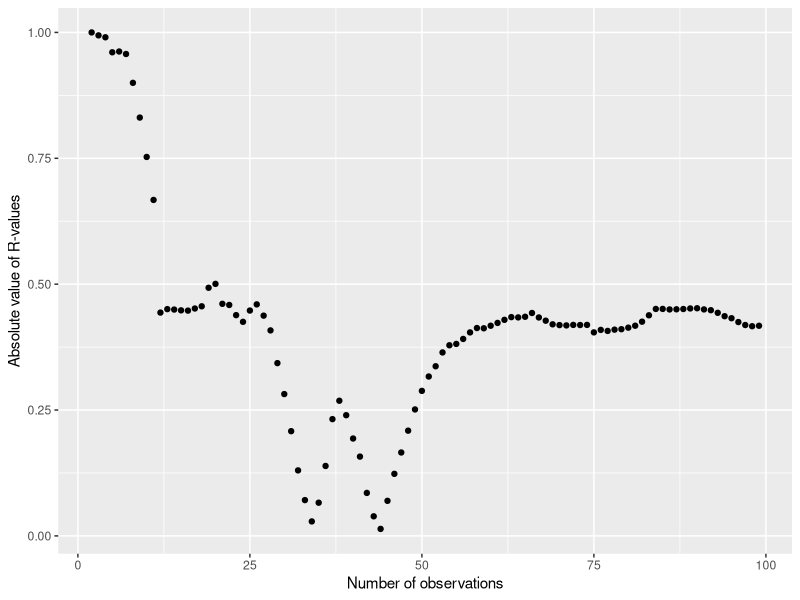
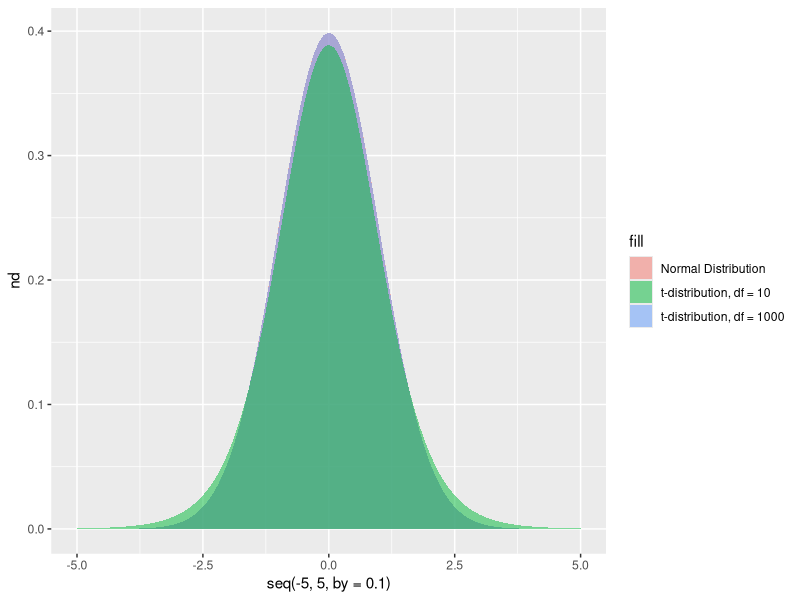
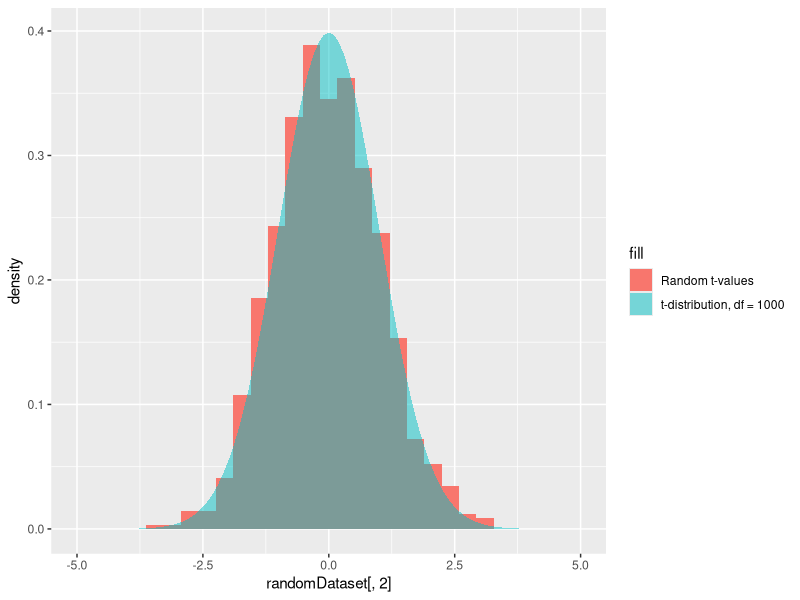
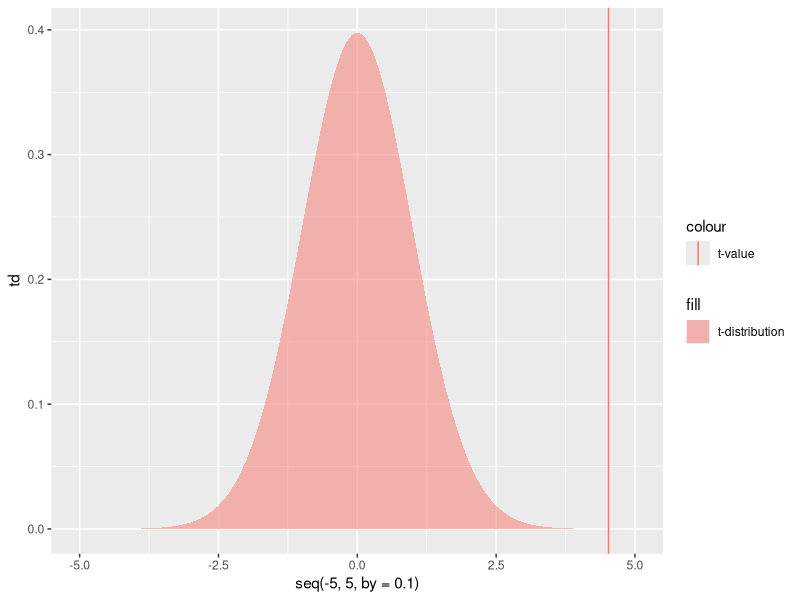
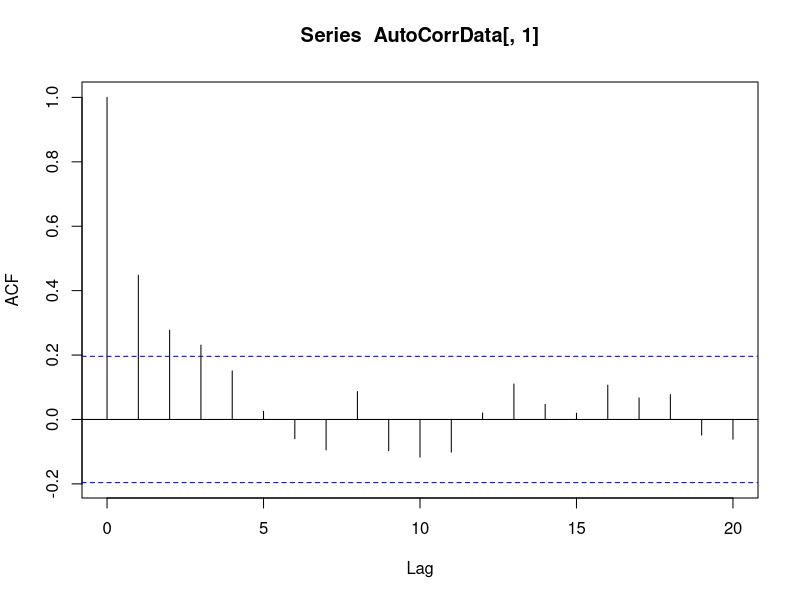
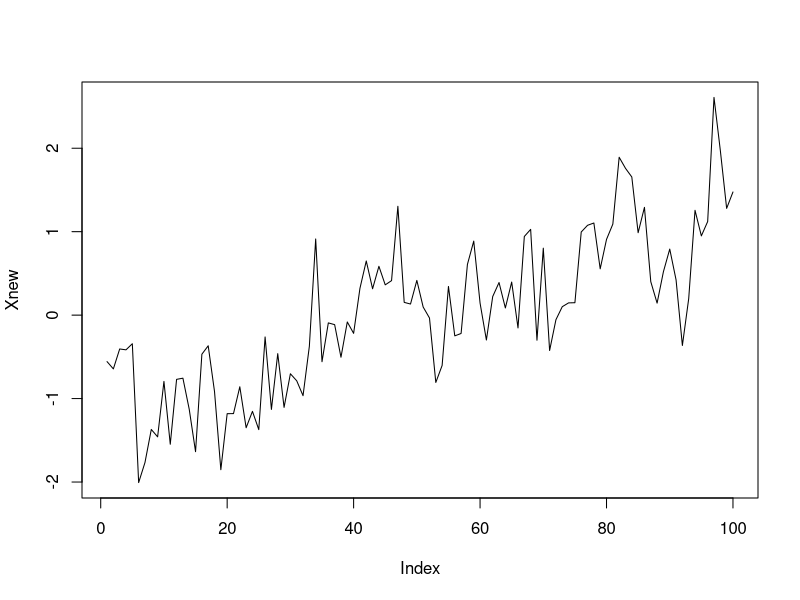
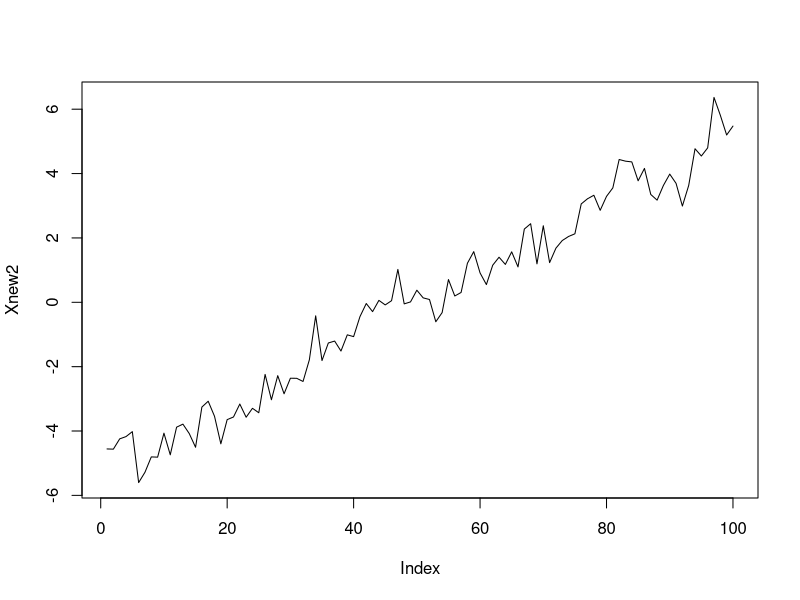
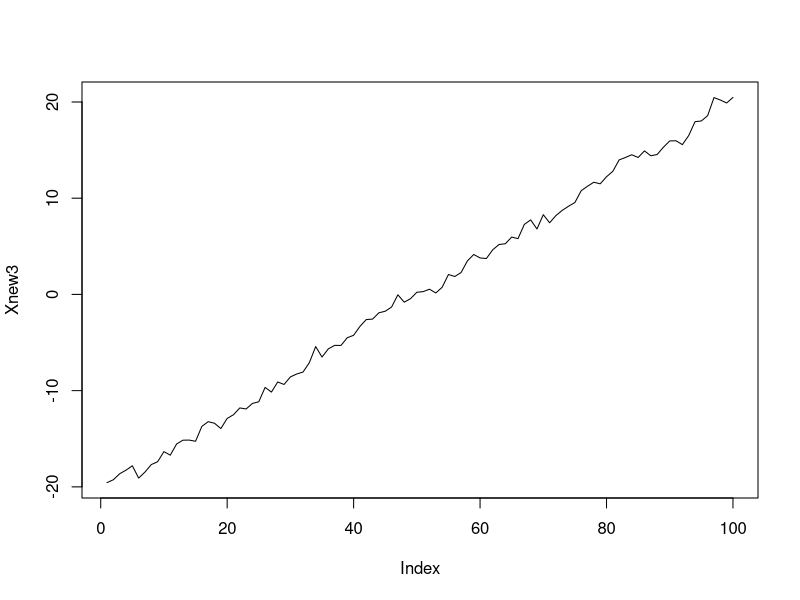

Generate these figures, in order, with R:
#:NPM. Perfect. 10/10
rm(list=ls())
### Earth and Environmental Data Analysis
#============
##Lab 06 - Covariation, correlation and significance

#1a. Write a function that uses matrix algebra to calculate correlation coefficients. If there's a for loop in it, you're doing something wrong

correlation = function(x, y){
  x.anom = x - mean(x)
  y.anom = y - mean(y)
  covXY = t(x.anom)%*%y.anom / (length(y.anom) - 1)
  corXY = covXY/(sqrt((t(x.anom)%*%x.anom)/(length(x.anom) - 1)*(t(y.anom)%*%y.anom)/(length(y.anom) - 1)))
  print(corXY)
}

#1b. Use the eruption waittimes dataset to show that your correlation function works the same as cor()

correlation(faithful$eruptions, faithful$waiting)

cor(faithful$eruptions, faithful$waiting)


#1c. Using the matrix algebra you used and our discussion from class, explain how to interpret the correlation coefficient squared.(R^2)

library(expm)

  # The amount of covariance within the total variation of both sets of data. It is the fraction of total variance. 

(correlation(faithful$eruptions, faithful$waiting))^2

  # so there is 81.1% of covariance within the total variation of the "faithful eruptions" data and "faithful waiting" data. 


#OK. Let's explore the sensitivity of correlation coefficients to various conditions.
#2a. We're going to compare the body temperatures of two different beavers, measured at 10-minute increments, over the course of many hours. These datasets are beaver1, and beaver2.
?beavers


#First off, you realize that the measurements in the two datasets don't start and end at the same time, and to do a meaningful correlation, you need to subset the datasets such that the observations match. Subset the two datasets to get the longest possible datasets with matching times.


beaver1new = beaver1[6:104,]
beaver2new = beaver2[-78,]

correlation(beaver1new$time, beaver2new$time)


#2b. Use your function to calculate their correlation coefficient?

correlation(beaver1new$temp, beaver2new$temp)

#2c. Oh no! Your grad students just told you that there were some errors during data collection. The temperatures for the first beaver were all 3.4 degrees to high, and somehow, all of the temperatures for the second beaver were divided by 1.3. Correct the datasets based on these revelations and calculate the new correlation coefficient. How did it change?

correlation(beaver1new$temp-3.4, beaver2new$temp*1.3)

#2d. What does this result tell you about correlation coefficients?

  # This tells us that the relationship doesn't change if you change each of your data sets by a specific amount. They are a ratio. 

#2e. Lets test the impact of the number of observations.
#Pick two observations out of your 100-observation random datasets at random (you can do this with R, or you can just make up a couple numbers). What's the correlation coefficient of those two observations?


correlation(sample(beaver1new$temp, 2, replace = F), sample(beaver2new$temp, 2, replace = F))
  
#2f. Let's do this systematically. Write a for loop that goes through your observations and calculates r-values for the first 2, then 3, then 4.... all the way to 100.

r_values = c()
for(i in 2:99){
  r_values[i-1] = correlation(beaver1new$temp[1:i], beaver2new$temp[1:i])
}
r_values

#2f - OPTIONAL (BUT AWESOMER) CHALLENGE VERSION. Loop through the same way, and add an observation each time, but go in random order (e.g., first loop you use observations 7 and 54, then add 36, then 15, and so on, randomly)


#2g. Now plot the relationship between number of observations and the absolute value of the correlation coefficients with ggplot. 

library(ggplot2)
ggplot()+
  geom_point(aes(x = c(2:99), y = abs(r_values)))+
  labs(x = "Number of observations", y = "Absolute value of R-values")
  

#2h. What's the general relationship between r-value an number of observations?

  # The general relationship between r-values and the number of observations decreases rapidly from 1, to almost zero, and then approaches the calculated correlation coefficient for the whole data set. 

 
#3. Significance testing correlation coefficients. 
#In number 2 we observed that the correlation coefficients are sensitive to the number of observations, and they often have an undesirable feature, in that the r-value decreases with increasing samples. We'd like to build this into a significance test. We use a Student's T distribution instead of a normal distribution for significance testing correlation coefficients.

#3a. create a sequence from -5 to 5 by 0.1 and use it with dt() to calculate a student's t-distribution with 10 degrees of freedom

td = dt(seq(-5, 5, by = .1), df = 10)

#now create a second with 1000 df.

td_2 = dt(seq(-5, 5, by = .1), df = 1000)

#third, calculate a regular normal distribution over the same interval. 

nd = dnorm(seq(-5, 5, by = .1))

#plot all three distributions using ggplot (I'd use geom_area with some sweet colors and transparency (alpha))

ggplot()+
  geom_area(aes(x = seq(-5, 5, by = .1),y = nd, fill = "Normal Distribution"), alpha = .5)+
  geom_area(aes(x = seq(-5, 5, by = .1), y = td_2, fill = "t-distribution, df = 1000"), alpha = .5)+
  geom_area(aes(x = seq(-5, 5, by = .1), y = td, fill = "t-distribution, df = 10"), alpha = .5)
  

#3b. How does the t-distribution change with increasing sample sizes (degrees of freedom?). What happens to tails of the distribution? What does this mean about the likilihood of outliers with increasing observations?

  # With increasing sample size, the t-distribution tails shrink, and it approaches the normal distribution. This means that  the likilihood of outliers will increase, but their effect on the mean will decrease with increasing observations. 

#3c. The r-values of most datasets are well represented by T distributions. In fact we can convert r-values to "t-values", allowing us to think about where they fall on the distribution, quite easily using this equation: T = r * sqrt(  (number of Observations-2)/ (1 - r^2))
#NOTE: with correlations, the degrees of freedom are the number of observations - 2. 


#Add this equation to your correlation function, so that when you calculate the correlation it also returns the t-value version of the correlation coefficient.
#refer to class notes about functions that return multiple values



correlation_t = function(x, y){
  out = list()
  x.anom = x - mean(x)
  y.anom = y - mean(y)
  covXY = t(x.anom)%*%y.anom / (length(y.anom) - 1)
  out$corXY = covXY/(sqrt((t(x.anom)%*%x.anom)/(length(x.anom) - 1)*(t(y.anom)%*%y.anom)/(length(y.anom) - 1)))
  out$t_value = out$corXY * sqrt(  (length(x.anom)-2)/ (1 - out$corXY^2))
  
  return(out)
}

out = correlation_t(faithful$eruptions, faithful$waiting)
print(out)

cor.test(faithful$eruptions, faithful$waiting)

#3d. write a for loop that uses your function to calculate r and t values for 1000 random datasets

nits = 1000 # number of iterations of loop

#matrix full of NAs to fill
randomDataset = matrix(NA, nits, 2)

for (i in 1:nits){
  random1 = rnorm(60)
  random2 = rnorm(60)
  cor_t_values = correlation_t(random1, random2)
  randomDataset[i,1] = cor_t_values$corXY
  randomDataset[i,2] = cor_t_values$t_value
}

#Create a histogram of the t-value results (vs density, not count), and compare them to a comparable t-distribution

ggplot()+
  geom_histogram(aes(x = randomDataset[,2], y = ..density.., fill = "Random t-values"))+
  geom_area(aes(x = seq(-5, 5, by = .1), y = td_2, fill = "t-distribution, df = 1000"), alpha = .5)
  


#3e. Does the t-distribution seem appropriate to characterize the results of random correlations you simulated?
  #yes

#3f. Use your new function to calculate the correlation and t-value (or T-statisctic) of the beaver data from above. 
#Create a new plot that shows an appropriate t-distribution (given the df you have) as an area plot, and your t-value as a vertical line on that plot. To do this, check out geom_vline.

beaver_cor_t = correlation_t(beaver1new$temp, beaver2new$temp)

#t-value
beaver_cor_t$t_value

# t-distribution
td = dt(seq(-5,5,by=.1),df=length(beaver1new$temp)-2)


#plot 
ggplot()+
  geom_area(aes(x = seq(-5, 5, by = .1), y = td, fill = "t-distribution"), alpha = .5)+
  geom_vline(aes(xintercept = beaver_cor_t$t_value, color = "t-value"))

#3g. Use pt() to determine the cumulative probality that corresponds to your t-value

tcumuProb = pt(beaver_cor_t$t_value, df = length(beaver1new$temp) -2)
tcumuProb

#is your t-value positive or negative?
  #it is positive

#switch the sign and reevaluate. Why are they different?
pt(-(beaver_cor_t$t_value), df = length(beaver1new$temp) -2)*2

  # the negative t-value gives 1 minus the positive t-value cumulative probability

#3h. add another feature to your function, that uses pt() to calculate the probability a correlation (either positive or negative) at least as high as the one you observed could be found in random data.

correlation_t_p= function(x, y){
  out = list()
  x.anom = x - mean(x)
  y.anom = y - mean(y)
  covXY = t(x.anom)%*%y.anom / (length(y.anom) - 1)
  out$corXY = covXY/(sqrt((t(x.anom)%*%x.anom)/(length(x.anom) - 1)*(t(y.anom)%*%y.anom)/(length(y.anom) - 1)))
  out$t_value = out$corXY * sqrt(  (length(x.anom)-2)/ (1 - out$corXY^2))
  out$prob_corr = pt(-abs(out$t_value), df = length(x.anom)-2)*2
  return(out)
}


#3i. Compare this result to the "p-value" calculated by cor.test() for the same data.

correlation_t_p(beaver1new$temp, beaver2new$temp)
cor.test(beaver1new$temp, beaver2new$temp)

  # they are the same



#4. Autocorrelation.
#Autocorrelation measures the extent to which values in a dataset are correlated to adjacent to values (1 step forward or back in time, for example)

#4a. Write a new function called AR1 (stands for Auto-regressive, 1 timestep lag). The input for this function is just one vector, since were correlating something against itself. A simple way (there are better, more complicated ways) of estimating AR1 is to simply offset the values in a vector by one step and correlating just as we correlate everything else. This means that the vectors you correlate should be 1 observation shorter than the original vector.

#input is one vector (x)
AR1 = function(x){
  newVector = head(x, -1)
  AR = correlation_t_p(x[-1], newVector)
  
  return(AR$corXY)
}



#Load in the dataset "AutoCorrelatedData.csv" using read.csv(), and use ggplot2 to create a scatter plot of these datasets. 
getwd()

AutoCorrData = read.csv("AutoCorrelatedData.csv")

#4b. Use your AR1 function to estimate AR1 for the first vector in the dataset. Compare that value to the output of acf() at lag-step 1. They should be similar (but maybe not identical, because acf() works slightly differently)

AR1(AutoCorrData[,1])

acf(AutoCorrData[,1])

#4c. There are numerous effects that can cause autocorrelation in a dataset; a common one is a trend. Let's create a new vector by adding our data to a trend. We can generate a trendline to add to our data very easily using seq
#e.g., Xnew=X+seq(-1,1,length.out=100)

Xnew=AutoCorrData[,1]+seq(-1, 1,length.out=100)

plot(Xnew, type = "l")


#4d. Calculate the AR1 on the new, trended dataset. Tinker with steeper and shallower slopes. How does this effect the autocorrelation?


Xnew2=AutoCorrData[,1]+seq(-5,5,length.out=100)
AR1(Xnew2)

plot(Xnew2, type = 'l')

Xnew3=AutoCorrData[,1]+seq(-20,20,length.out=100)
AR1(Xnew3)

plot(Xnew3, type = 'l')

# steeper slope means a stronger correlation, or larger R value. 


#4e. Now, going back to the original data, use your funcions from above to calculate the correlation coefficient and p-value between the vectors in AutoCorrelatedData. Does this appear to have a significant correlation?


correlation_t_p(AutoCorrData[,1], AutoCorrData[,2])
  # Yes, the p-value is less than 0.05, so it is a significant correlation. 

#4f. Let's generate 1000 random, autocorrelated datasets, and calculate their correlation coefficients. The R function arima.sim() does this beautifully. The following command generates a random dataset with 200 values and an AR1 coefficient of 0.7
arima.sim(list(order = c(1,0,0), ar = 0.7), n = 200)
#Generate 8 random series with AR1 values of -.5, -.1, 0.01, .1, .3, .5, .7, .9, and plot them, to get a sense of what autocorrelated data look like. 

RandAutoCorr1 = arima.sim(list(order = c(1,0,0), ar = -0.5), n = 1000)

RandAutoCorr2 = arima.sim(list(order = c(1,0,0), ar = -0.1), n = 1000)

RandAutoCorr3 = arima.sim(list(order = c(1,0,0), ar = 0.01), n = 1000)

RandAutoCorr4 = arima.sim(list(order = c(1,0,0), ar = 0.1), n = 1000)

RandAutoCorr5 = arima.sim(list(order = c(1,0,0), ar = 0.3), n = 1000)

RandAutoCorr6 = arima.sim(list(order = c(1,0,0), ar = 0.5), n = 1000)

RandAutoCorr7 = arima.sim(list(order = c(1,0,0), ar = 0.7), n = 1000)

RandAutoCorr8 = arima.sim(list(order = c(1,0,0), ar = 0.9), n = 1000)


RandomData = data.frame(RandAutoCorr1, RandAutoCorr2, RandAutoCorr3, RandAutoCorr4, RandAutoCorr5, RandAutoCorr6, RandAutoCorr7, RandAutoCorr8)

#x-axis for ggplot:
x = c(1:1000)

ggplot(RandomData)+
  geom_line(aes(x, RandAutoCorr1, color = "ar -0.5"))+
  geom_line(aes(x, RandAutoCorr2, color = "ar -0.1"))+
  geom_line(aes(x, RandAutoCorr3, color = "ar 0.01"))+
  geom_line(aes(x, RandAutoCorr4, color = "ar 0.1"))+
  geom_line(aes(x, RandAutoCorr5, color = "ar 0.3"))+
  geom_line(aes(x, RandAutoCorr6, color = "ar 0.5"))+
  geom_line(aes(x, RandAutoCorr7, color = "ar 0.7"))+
  geom_line(aes(x, RandAutoCorr8, color = "ar 0.9"))+
  labs(x = "number", y = "autocorrelation coefficent")

#What does a negative AR1 coefficient mean?

ggplot(RandomData)+
  geom_line(aes(x, RandAutoCorr1, color = "ar -0.5"))+
  geom_line(aes(x, RandAutoCorr8, color = "ar 0.9"))

  # A negative AR1 coefficient means that the predicted subsequent timestep will be the opposite (negative) of the previous timestep The negative AR1 values have a higher frequency and quickly go back and forth around zero, while the positive AR1 values have longer paths that fluctuate around zero with more extreme peaks, to show long-term changes.  

#OK, back to our project, 1000, random r-values for autocorrelated data. Write a for loop, that will calculate 1000 correlations between two random datasets that both have AR1 values of 0.7, and that have 300 data points. Also calculate the T-statistic for each of those values as above. Make sure to store those correlation coefficients and T-stats each time through the loop so we can plot them later.


random_R_T = matrix(NA, 1000, 2)
for (i in 1:1000){
  randomAR1 = arima.sim(list(order = c(1,0,0), ar = 0.7), n = 300)
  randomAR2 = arima.sim(list(order = c(1,0,0), ar = 0.7), n = 300)
  values = correlation_t_p(randomAR1, randomAR2)
  random_R_T[i,1]= values$corXY
  random_R_T[i,2]= values$t_value
}

head(random_R_T)


#4g. Use ggplot to plot a histogram (using the ..density.. option) of your T-values, and then overlay a semi-transparent Student's T-distribution (using dt() and  sequence from -6 to 6) with appropriate degrees of freedom

xx1 = seq(-6, 6, length.out = 298)
stud_td1 = dt(xx1, df = 298)


ggplot()+
  geom_histogram(aes(x = random_R_T[,2], y = ..density.., fill = "Random t-values"))+
  geom_area(aes(x = xx1, y = stud_td1, fill = "Student's t-distribution"), alpha = .5)+
  labs(x = "T values")


#Does the t distribution with the appropriate degrees of freedom seem like an appropriate null hypothesis for our autocorrelated correlations? If not, would your autocorrelated p-values be too high or too low?

  #No, the t-distribution with the appropriate degrees of freedom is underestimating the uncertainty. The autocorrelated p-values would be too low. 


#Autocorrelation makes high t-values more likely. One way to think about is that because in autocorrelated series, each value has some predictive capacity for the subsequent value, their not really independent. Consequently, our degrees of freedom is not really the number of observations - 2, since the observations aren't independent (or free) from each other. So one solution to getting more realistic p-values on correlations between autocorrelated series, is to adjust the degrees of freedom in our p-value calculation to reflect that our "effective" number of observations is less than the number of observations

#Here's an equation to make that estimation (from Bretherton et al., 1999)
#EffN = N * (1 - AR1x*AR1y)/(1+AR1x*AR1y)


#4h. Let's use this equation to account for autocorrelation in your p-value calculations. Go back to your correlation function, and have it determine the effective degrees of freedom for use in the pt() calculation. 
#Important note!!! If AR1x*AR1y <0 this equation will increase your effective sample size. This is bad. If this tries to happen, use the original df calculation instead of the effective df. 
#Remember! EffDF = EffN-2

#After you do all of this, is the correlation between the two datasets in AutoCorrelatedData.csv still signficant at the 0.05 level?
AR1 = function(x){
  newVector = head(x, -1)
  cor(x[-1], newVector)
}

correlation_t_p_effn= function(x, y){
  out = list()
  x.anom = x - mean(x)
  y.anom = y - mean(y)
  EffN = length(x) * (1 - AR1(x)*AR1(y))/(1+AR1(x)*AR1(y))
  EffDF = EffN - 2
  covXY = t(x.anom)%*%y.anom / (length(y.anom) - 1)
  out$corXY = covXY/(sqrt((t(x.anom)%*%x.anom)/(length(x.anom) - 1)*(t(y.anom)%*%y.anom)/(length(y.anom) - 1)))
  
  if(AR1(x) > 0 & AR1(y) > 0){
    df = EffDF
  }else{
    df = (length(x)-2)
  }
  
  out$t_value = out$corXY * sqrt((df)/ (1 - (out$corXY)^2))
  out$prob_corr = pt(-abs(out$t_value), df)*2
  
  return(out)
} 


#test
correlation_t_p(AutoCorrData[,1],AutoCorrData[,2])
correlation_t_p_effn(AutoCorrData[,1],AutoCorrData[,2])

cor.test(AutoCorrData[,1],AutoCorrData[,2])

#They are not significant now because the p-value is now 0.095. 


#5. Monte Carlo significance testing
#5a.Go back to where you made a plot comparing you random correlations and the t-distribution. Repeat that plot here, but this time adjusting the degrees of freedom on the t-distibution following the Bretherton et al. 1999 scheme.

#


random_R_T = matrix(NA, 1000, 2)
for (i in 1:1000){
  randomAR1 = arima.sim(list(order = c(1,0,0), ar = 0.7), n = 300)
  randomAR2 = arima.sim(list(order = c(1,0,0), ar = 0.7), n = 300)
  values = correlation_t_p(randomAR1, randomAR2)
  random_R_T[i,1]= values$corXY
  random_R_T[i,2]= values$t_value
}

head(random_R_T)


xx = seq(-6, 6, length.out = (300 * (1 - 0.7*0.7)/(1 + 0.7*0.7))-2)
stud_td = dt(xx, df = (300 * (1 - 0.7*0.7)/(1 + 0.7*0.7))-2)

ggplot()+
  geom_histogram(aes(x = random_R_T[,2], y = ..density.., fill = "Random t-values"))+
  geom_area(aes(x = xx, y = stud_td, fill = "t-distribution"), alpha = .5)+
  labs(x = "T values")



#Does the distribution match better now? Does it match well in general?

  #The distribution matches a tiny bit better now, but still does not match well in general. 


#An alternative method of significance testing, of determining the likelihood of finding a result with random data, is to simply do that test many, many times with random data. Using randomly generated data to test your data is part of a very broad suite of methods called Monte Carlo techniques. In problems where your data or analysis doesn't fit cleanly into the assumptions required by tradiional statistics, monte-carlo methods often give more interpretable results. 

#5b. In this case, our monte carlo approach is pretty straightforward. We want to know how extreme (high positive or negative) a correlation coefficient must be to be more extreme than 95% of random data. In this case lets look at datasets with an AR1 coefficent of 0.5, and 200 values.

#First, generate 10,000 random correlations as above, but with AR1 = 0.5, and length=50

MonteCarlo_R = matrix(NA, 10000, 1)
for (i in 1:10000){
  randomAR3 = arima.sim(list(order = c(1,0,0), ar = 0.5), n = 50)
  randomAR4 = arima.sim(list(order = c(1,0,0), ar = 0.5), n = 50)
  values = correlation_t_p(randomAR3, randomAR4)
  MonteCarlo_R[i,1]= values$corXY
  
}

head(MonteCarlo_R)

#5c. Now, we need to find the 2.5% most extreme values on both tails (positive and negative), and figure out which correlation coefficients correspond to these. There are many ways to do this. Personally, I'd use either sort() or quantile()

RExtremes = quantile(MonteCarlo_R,c(0.025,0.975))


#5d. Lastly, use ggplot to plot the histogram of your random values, and put vertical lines that mark where significance (as defined above)

ggplot()+
  geom_histogram(aes(x = MonteCarlo_R, y = ..density..))+
  geom_vline(xintercept = RExtremes, color = "red")+
  labs(x = "Random correlation coefficients", title = "Monte Carlo plot")
